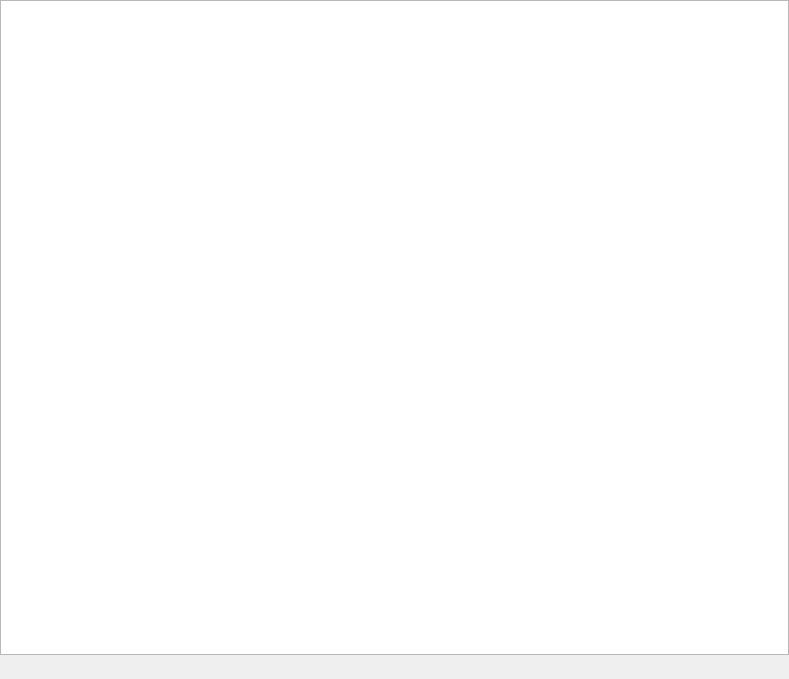
<?xml version="1.0" encoding="UTF-8"?>
<ui version="4.0">
 <class>FileTab</class>
 <widget class="QWidget" name="FileTab">
  <property name="geometry">
   <rect>
    <x>0</x>
    <y>0</y>
    <width>789</width>
    <height>679</height>
   </rect>
  </property>
  <property name="windowTitle">
   <string>FileTab</string>
  </property>
  <layout class="QVBoxLayout" name="verticalLayout">
   <property name="spacing">
    <number>0</number>
   </property>
   <property name="leftMargin">
    <number>0</number>
   </property>
   <property name="topMargin">
    <number>0</number>
   </property>
   <property name="rightMargin">
    <number>0</number>
   </property>
   <property name="bottomMargin">
    <number>0</number>
   </property>
   <item>
    <widget class="QStackedWidget" name="stackedWidget">
     <property name="currentIndex">
      <number>0</number>
     </property>
     <widget class="QWidget" name="page">
      <layout class="QHBoxLayout" name="horizontalLayout_2">
       <property name="spacing">
        <number>0</number>
       </property>
       <property name="leftMargin">
        <number>0</number>
       </property>
       <property name="topMargin">
        <number>0</number>
       </property>
       <property name="rightMargin">
        <number>0</number>
       </property>
       <property name="bottomMargin">
        <number>0</number>
       </property>
       <item>
        <widget class="FileTable" name="fileTable"/>
       </item>
      </layout>
     </widget>
     <widget class="QWidget" name="page_2">
      <layout class="QHBoxLayout" name="horizontalLayout_3">
       <property name="spacing">
        <number>0</number>
       </property>
       <property name="leftMargin">
        <number>0</number>
       </property>
       <property name="topMargin">
        <number>0</number>
       </property>
       <property name="rightMargin">
        <number>0</number>
       </property>
       <property name="bottomMargin">
        <number>0</number>
       </property>
       <item>
        <widget class="FileList" name="fileList"/>
       </item>
      </layout>
     </widget>
    </widget>
   </item>
   <item>
    <layout class="QHBoxLayout" name="horizontalLayout">
     <property name="spacing">
      <number>0</number>
     </property>
     <item>
      <widget class="QLabel" name="label_count">
       <property name="text">
        <string/>
       </property>
      </widget>
     </item>
     <item>
      <widget class="QLabel" name="label_info">
       <property name="text">
        <string/>
       </property>
      </widget>
     </item>
     <item>
      <spacer name="horizontalSpacer">
       <property name="orientation">
        <enum>Qt::Horizontal</enum>
       </property>
       <property name="sizeHint" stdset="0">
        <size>
         <width>40</width>
         <height>20</height>
        </size>
       </property>
      </spacer>
     </item>
     <item>
      <widget class="QPushButton" name="pushButton_table">
       <property name="sizePolicy">
        <sizepolicy hsizetype="Fixed" vsizetype="Fixed">
         <horstretch>0</horstretch>
         <verstretch>0</verstretch>
        </sizepolicy>
       </property>
       <property name="minimumSize">
        <size>
         <width>24</width>
         <height>24</height>
        </size>
       </property>
       <property name="maximumSize">
        <size>
         <width>24</width>
         <height>24</height>
        </size>
       </property>
       <property name="text">
        <string/>
       </property>
       <property name="iconSize">
        <size>
         <width>16</width>
         <height>16</height>
        </size>
       </property>
       <property name="flat">
        <bool>true</bool>
       </property>
      </widget>
     </item>
     <item>
      <widget class="QPushButton" name="pushButton_list">
       <property name="sizePolicy">
        <sizepolicy hsizetype="Fixed" vsizetype="Fixed">
         <horstretch>0</horstretch>
         <verstretch>0</verstretch>
        </sizepolicy>
       </property>
       <property name="minimumSize">
        <size>
         <width>24</width>
         <height>24</height>
        </size>
       </property>
       <property name="maximumSize">
        <size>
         <width>24</width>
         <height>24</height>
        </size>
       </property>
       <property name="text">
        <string/>
       </property>
       <property name="flat">
        <bool>true</bool>
       </property>
      </widget>
     </item>
    </layout>
   </item>
  </layout>
 </widget>
 <customwidgets>
  <customwidget>
   <class>FileTable</class>
   <extends>QTableWidget</extends>
   <header>widget</header>
  </customwidget>
  <customwidget>
   <class>FileList</class>
   <extends>QListWidget</extends>
   <header>widget</header>
  </customwidget>
 </customwidgets>
 <resources>
  <include location="../../Program/Python/Lib/site-packages/DTPySide/DT.qrc"/>
 </resources>
 <connections/>
</ui>
